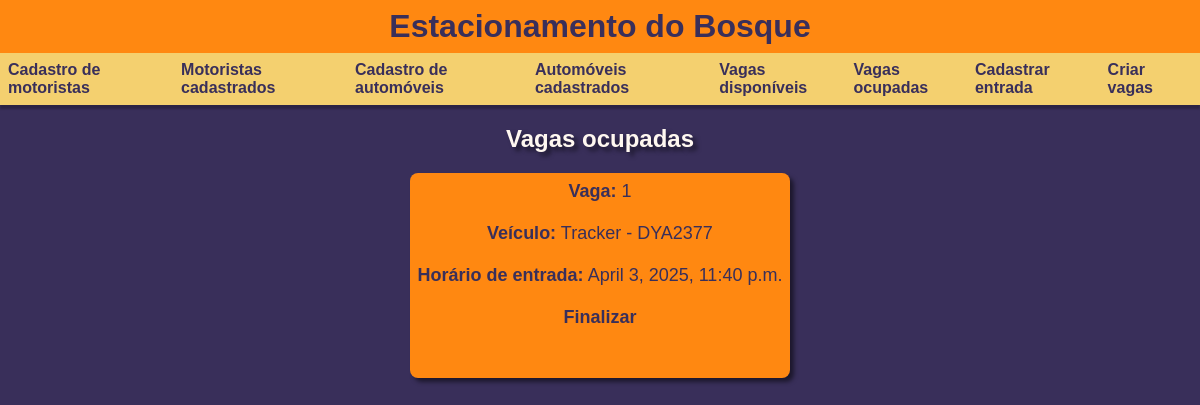
The page /parking_space/occupied_parking_spaces on the database as committed earlier.
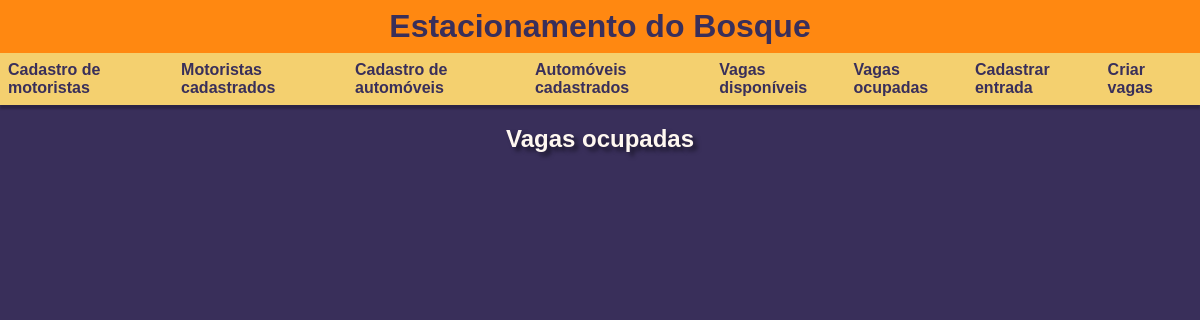
The same page on the database as committed later.
### parking_space/models.py (models this page shows, shortened)
class ParkingSpace(models.Model):
    occupied = models.BooleanField(default=False)
    occupied_by = models.OneToOneField(
        Vehicle,
        null=True,
        default=None,
        on_delete=models.SET_NULL
    )
    def create_list():
        return list({})
    history = models.JSONField(default=create_list, null=True)
    """Function to remove a veichle in a parking space"""
    """Function to create the history of the parking space"""

### vehicle/models.py (models this page shows)
class Vehicle(models.Model):
    driver = models.ForeignKey(
        Driver,
        blank=True,
        null=True,
        default=None,
        on_delete=models.SET_DEFAULT,
    )
    model = models.CharField(max_length=50)
    vehicle_plate = models.CharField(max_length=7)
    checkin_datetime = models.DateTimeField(auto_now=True)
    parked = models.BooleanField(default=False)
    def __str__(self):
        return f'{self.model} - {self.vehicle_plate}'

### parking_space/views.py (the view)
# urls.py: path('occupied_parking_spaces', views.occupied_parking_spaces, name='occupied_parking_spaces'),
def occupied_parking_spaces(request):
    occupied_parking_spaces = ParkingSpace.objects.filter(occupied=True)
    return render(request, 'occupied_parking_spaces.html', {'occupied_parking_spaces': occupied_parking_spaces})

### parking_space/templates/occupied_parking_spaces.html (shortened to what this page needs)
{% extends "core_index.html" %}
{% block css %}
    {% load static %}
    <link rel="stylesheet" href="{% static "occupied_parking_spaces.css" %}">
{% endblock css %}
{% block content %}
    <h2>Vagas ocupadas</h2>
    <section id="first_sec">
        {% for parking in occupied_parking_spaces %}
            <div id="parking_spaces">
                <span><b>Vaga:</b> {{ parking.id }}</span><br>
                <span><b>Veículo:</b> {{ parking.occupied_by }}</span><br>
                <span><b>Horário de entrada:</b> {{ parking.occupied_by.checkin_datetime }}</span><br>
                <a id="finish" href="{% url "core:pre_finish" parking.id %}">Finalizar</a><br>
                <br>
            </div>
        {% endfor %}
    </section>
{% endblock content %}

Rows that differ between the two databases and show on the page:
no longer on this page (row edited): ParkingSpace: id "1", occupied_by "Tracker - DYA2377", occupied_by.checkin_datetime "April 3, 2025, 11:40 p.m."
